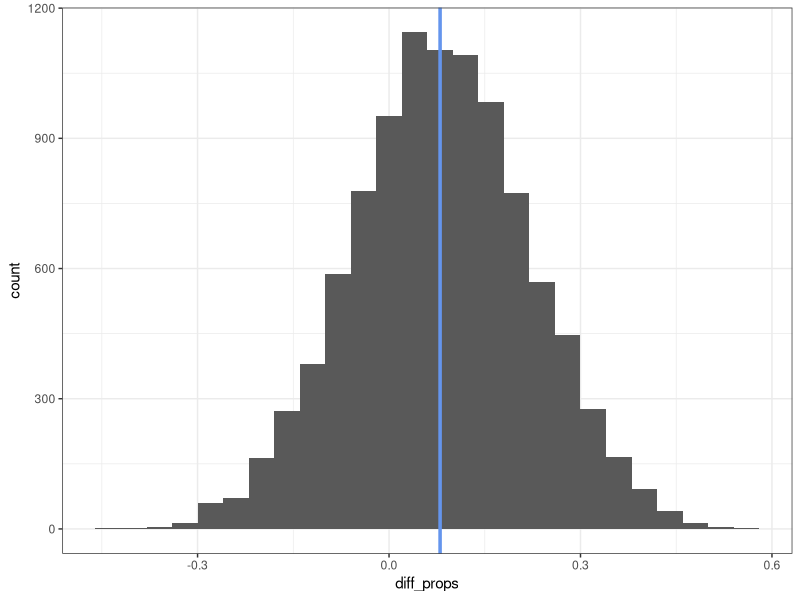

Write R code to recreate this figure.
## ---- chunk 1
library(tidyverse)
set.seed(222)
theme_set(theme_bw())
## ---- chunk 2
p1 <- 0.60
n1 <- 25
p2 <- 0.52
n2 <- 25
## ---- chunk 3
pre1950 <- rbinom(n = 1, size = n1, prob = p1)
post1950 <- rbinom(n = 1, size = n2, prob = p2)

c(pre1950, post1950)

pre1950 / n1 - post1950 / n2
## ---- chunk 4
pre1950 <- rbinom(n = 1e4, size = n1, prob = p1)
post1950 <- rbinom(n = 1e4, size = n2, prob = p2)

phat1 <- pre1950 / n1
phat2 <- post1950 / n2
diff_props <- phat1 - phat2

head(diff_props)
tibble(diff_props) |>
  ggplot(aes(diff_props)) +
  geom_histogram(binwidth = 0.04) +
  geom_vline(xintercept = p1 - p2, color = "cornflowerblue", linewidth = 1.2)
## ---- chunk 5
se <- sqrt(phat1 * (1 - phat1) / n1 + phat2 * (1 - phat2) / n2)
head(se)
mean(p1 - p2 >= diff_props - 1.96 * se & p1 - p2 <= diff_props + 1.96 * se)
